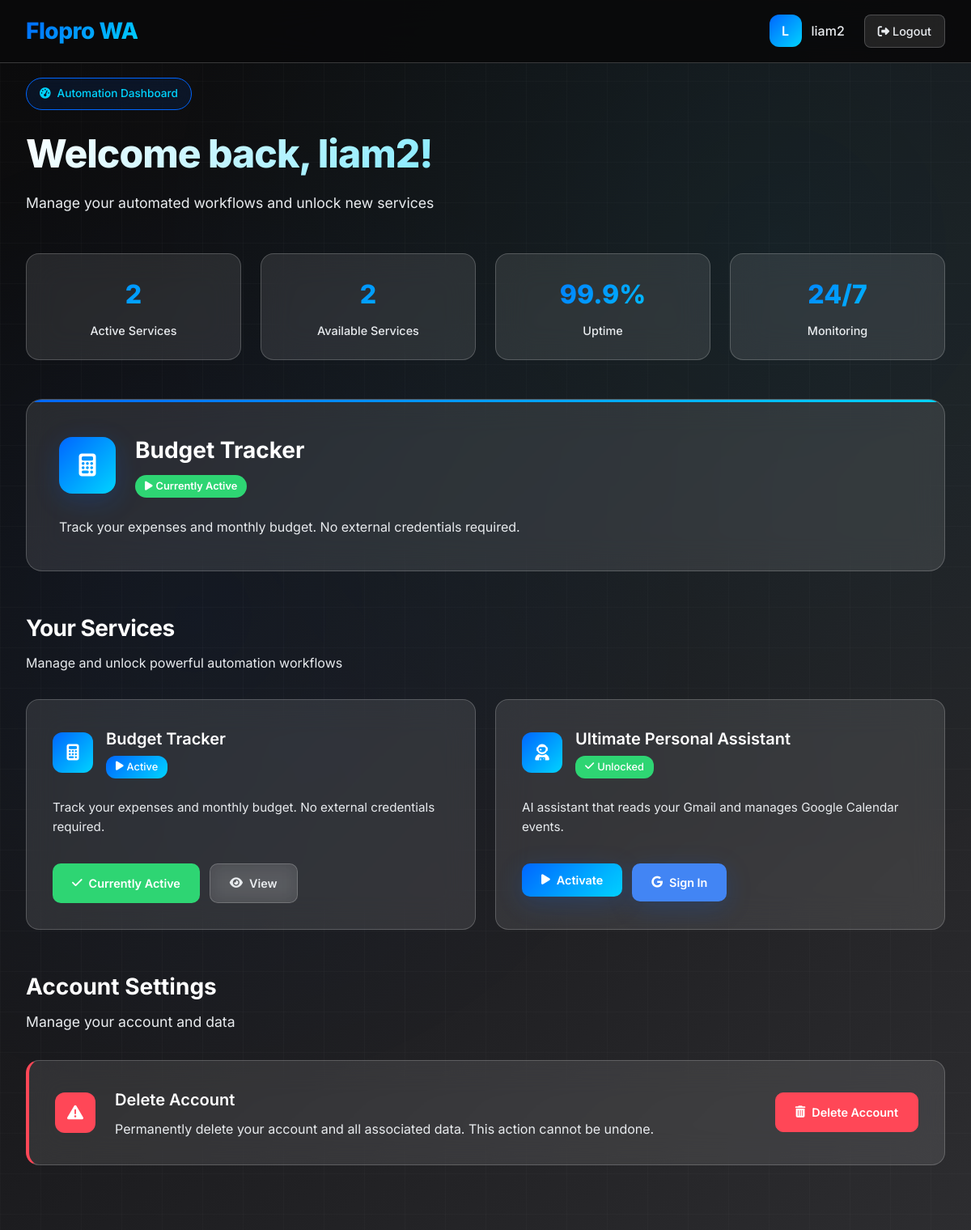
/dashboard/ (signed in), run on an earlier commit of the app's database.
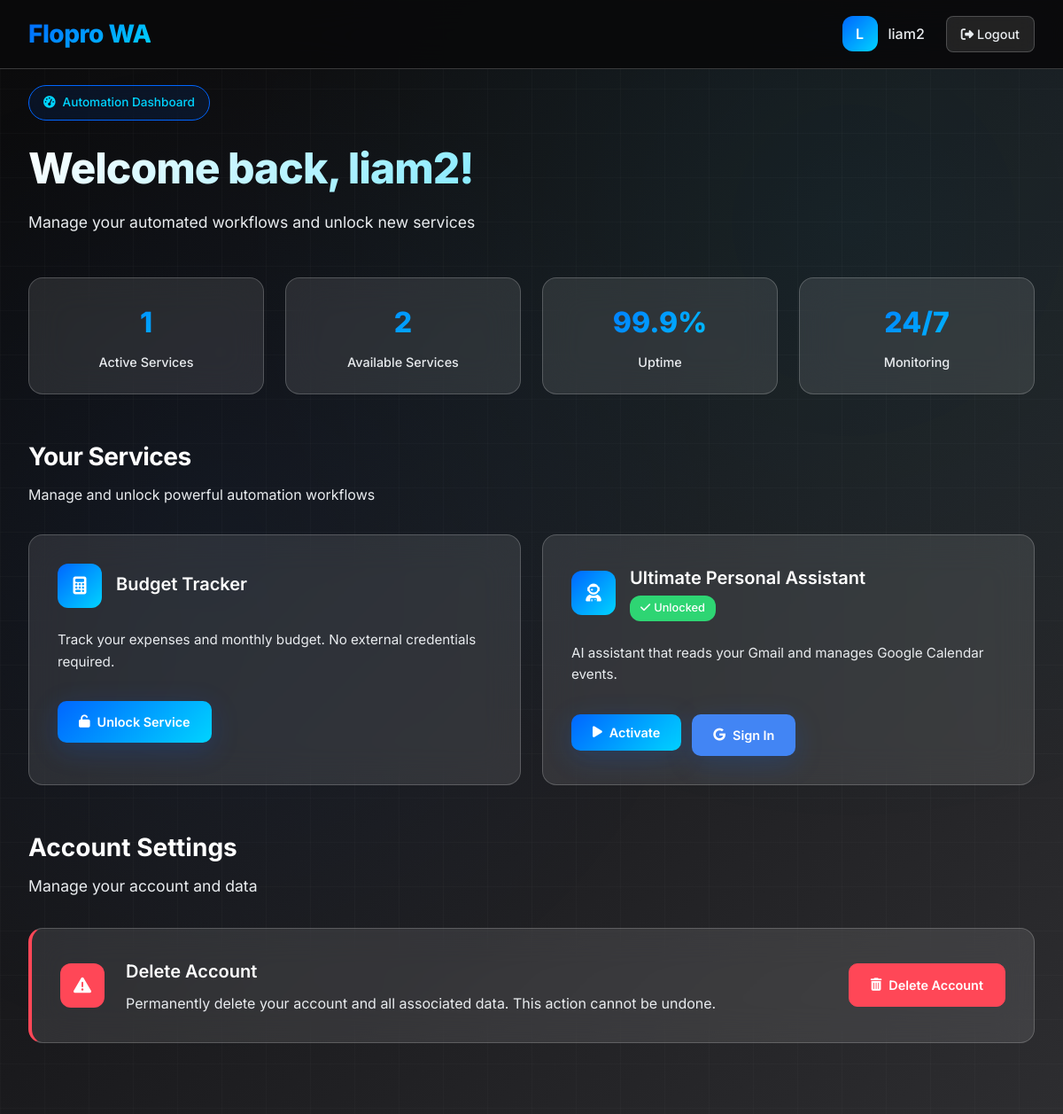
And on a later commit of the database.
### core/models.py (models this page shows, shortened)
class Service(models.Model):
    slug = models.SlugField(max_length=50, unique=True, help_text="Unique identifier for the service")
    name = models.CharField(max_length=100, help_text="Display name of the service")
    description = models.TextField(help_text="Description of what this service does")
    icon = models.CharField(max_length=50, blank=True, help_text="FontAwesome icon class")
    is_active = models.BooleanField(default=True, help_text="Whether this service is available to users")
    created_at = models.DateTimeField(auto_now_add=True)
    updated_at = models.DateTimeField(auto_now=True)
    class Meta:
        ordering = ['name']

class UserWorkflow(models.Model):
    user = models.ForeignKey(User, on_delete=models.CASCADE, related_name='workflows')
    service = models.ForeignKey(Service, on_delete=models.CASCADE, related_name='user_workflows')
    n8n_workflow_id = models.PositiveIntegerField(help_text="n8n workflow ID", null=True, blank=True)
    n8n_credential_id = models.PositiveIntegerField(help_text="n8n credential ID", null=True, blank=True)
    name = models.CharField(max_length=200, help_text="Name of the workflow in n8n")
    active = models.BooleanField(default=False, help_text="Whether this workflow is currently active")
    created_at = models.DateTimeField(auto_now_add=True)
    updated_at = models.DateTimeField(auto_now=True)
    class Meta:
        unique_together = ['user', 'service']
        ordering = ['-created_at']

### core/views.py (the view)
# urls.py: path('dashboard/', views.dashboard, name='dashboard'),
@login_required
def dashboard(request):
    services = Service.objects.filter(is_active=True)
    user_workflows = UserWorkflow.objects.filter(user=request.user).select_related('service')
    active_service = get_active_service(request.user)
    unlocked_service_ids = set(uw.service.id for uw in user_workflows)
    has_google_credentials = GoogleCredential.objects.filter(user=request.user).exists()
    for service in services:
        service.is_unlocked = service.id in unlocked_service_ids
        service.is_active = (active_service and service == active_service)
    context = {
        'services': services,
        'user_workflows': user_workflows,
        'active_service': active_service,
        'unlocked_service_ids': unlocked_service_ids,
        'has_google_credentials': has_google_credentials,
    }
    return render(request, 'core/dashboard.html', context)

### core/provisioning.py (called while the page is built)
def get_active_service(user) -> Optional[Service]:
    try:
        user_workflow = UserWorkflow.objects.get(user=user, active=True)
        return user_workflow.service
    except UserWorkflow.DoesNotExist:
        return None

### core/templates/core/dashboard.html (shortened to what this page needs)
<!DOCTYPE html>
<html lang="en">
<head>
    <link href="https://cdnjs.cloudflare.com/ajax/libs/font-awesome/6.4.0/css/all.min.css" rel="stylesheet">
</head>
<body>
    <div class="grid-background"></div>
    <nav class="navbar">
        <div class="nav-container">
            <div class="logo">Flopro WA</div>
            <div class="nav-actions">
                <div class="user-info">
                    <div class="user-avatar">
                        {{ user.username|first|upper }}
                    </div>
                    <span>{{ user.username }}</span>
                </div>
                <a href="{% url 'core:logout' %}" class="logout-btn">
                    <i class="fas fa-sign-out-alt"></i>
                    Logout
                </a>
            </div>
        </div>
    </nav>
    <div class="dashboard">
        <div class="dashboard-header">
            <div class="welcome-badge">
                <i class="fas fa-tachometer-alt"></i>
                <span>Automation Dashboard</span>
            </div>
            <h1 class="dashboard-title">Welcome back, {{ user.username }}!</h1>
            <p class="dashboard-subtitle">Manage your automated workflows and unlock new services</p>
        </div>
        <div class="stats-grid">
            <div class="stat-card">
                <div class="stat-number">{{ user_workflows|length }}</div>
                <div class="stat-label">Active Services</div>
            </div>
            <div class="stat-card">
                <div class="stat-number">{{ services|length }}</div>
                <div class="stat-label">Available Services</div>
            </div>
            <div class="stat-card">
                <div class="stat-number">99.9%</div>
                <div class="stat-label">Uptime</div>
            </div>
            <div class="stat-card">
                <div class="stat-number">24/7</div>
                <div class="stat-label">Monitoring</div>
            </div>
        </div>
        {% if active_service %}
        <div class="active-service">
            <div class="active-service-header">
                <div class="active-service-icon">
                    <i class="{{ active_service.icon|default:'fas fa-cogs' }}"></i>
                </div>
                <div class="active-service-info">
                    <h2>{{ active_service.name }}</h2>
                    <span class="active-service-status">
                        <i class="fas fa-play"></i>
                        Currently Active
                    </span>
                </div>
            </div>
            <p class="active-service-description">{{ active_service.description }}</p>
        </div>
        {% endif %}
        <div class="services-section">
            <div class="section-header">
                <h2 class="section-title">Your Services</h2>
                <p class="section-subtitle">Manage and unlock powerful automation workflows</p>
            </div>
            {% if services %}
            <div class="services-grid">
                {% for service in services %}
                <div class="service-card">
                    <div class="service-header">
                        <div class="service-icon">
                            <i class="{{ service.icon|default:'fas fa-cogs' }}"></i>
                        </div>
                        <div class="service-info">
                            <h3>{{ service.name }}</h3>
                            {% with user_workflows|dictsort:"service.name" as sorted_workflows %}
                                {% for uw in sorted_workflows %}
                                    {% if uw.service == service %}
                                        {% if service == active_service %}
                                            <span class="service-status status-active">
                                                <i class="fas fa-play"></i>
                                                Active
                                            </span>
                                        {% else %}
                                            <span class="service-status status-unlocked">
                                                <i class="fas fa-check"></i>
                                                Unlocked
                                            </span>
                                        {% endif %}
                                    {% endif %}
                                {% empty %}
                                    <span class="service-status status-locked">
                                        <i class="fas fa-lock"></i>
                                        Locked
                                    </span>
                                {% endfor %}
                            {% endwith %}
                        </div>
                    </div>
                    <p class="service-description">{{ service.description }}</p>
                    <div class="service-actions">
                        {% if service.is_unlocked %}
                            {% if service.is_active %}
                                <span class="btn btn-success">
                                    <i class="fas fa-check"></i>
                                    Currently Active
                                </span>
                                {% if service.slug == 'budget-tracker' %}
                                <a href="{% url 'core:service_overview' service.slug %}" class="btn btn-secondary">
                                    <i class="fas fa-eye"></i>
                                    View
                                </a>
                                {% endif %}
                            {% else %}
                                <form method="post" action="{% url 'core:toggle_service_slug' service.slug %}" style="display: inline;">
                                    <button type="submit" class="btn btn-primary">
                                        <i class="fas fa-play"></i>
                                        Activate
                                    </button>
                                </form>
                                {% if service.slug == 'ultimate-personal-assistant' %}
                                    {% if has_google_credentials %}
                                    <a href="{% url 'core:google_signout' %}" class="btn btn-secondary" style="background: var(--glass-dark); border-color: var(--medium-gray); color: var(--medium-gray);" onclick="return confirm('Are you sure you want to sign out of Google? This will deactivate the Ultimate Personal Assistant service and you\'ll need to sign in again before the service becomes active.')">
                                        <i class="fab fa-google"></i>
                                        Sign Out
                                    </a>
                                    {% else %}
                                    <a href="{% url 'core:service_detail' service.slug %}" class="btn btn-primary" style="background: #4285f4; border-color: #4285f4;">
                                        <i class="fab fa-google"></i>
                                        Sign In
                                    </a>
                                    {% endif %}
                                {% endif %}
                            {% endif %}
                        {% else %}
                            <a href="{% url 'core:service_detail' service.slug %}" class="btn btn-primary">
                                <i class="fas fa-unlock"></i>
                                Unlock Service
                            </a>
                        {% endif %}
                    </div>
                </div>
                {% endfor %}
            </div>
            {% endif %}
        </div>
        <div class="account-settings">
            <div class="account-settings-header">
                <h3 class="account-settings-title">Account Settings</h3>
                <p class="account-settings-subtitle">Manage your account and data</p>
            </div>
            <div class="account-settings-content">
                <div class="settings-card danger-card">
                    <div class="settings-card-icon">
                        <i class="fas fa-exclamation-triangle"></i>
                    </div>
                    <div class="settings-card-content">
                        <h4 class="settings-card-title">Delete Account</h4>
                        <p class="settings-card-description">
                            Permanently delete your account and all associated data. This action cannot be undone.
                        </p>
                    </div>
                    <div class="settings-card-actions">
                        <a href="{% url 'core:delete_account' %}" class="btn btn-danger">
                            <i class="fas fa-trash-alt"></i>
                            Delete Account
                        </a>
                    </div>
                </div>
            </div>
        </div>
    </div>
</body>
</html>

What changed in the data, as far as the page shows it:
removed UserWorkflow: shows "Active", shown under Service "Budget Tracker"
shown differently, row unchanged: Service "Budget Tracker": name "Budget Tracker" → (not shown); description "Track your expenses and monthly budget. No external credentials required." → (not shown); text "Currently Active View" → "Unlock Service"
Also different on the page:
{{ user_workflows|length }}: "2" → "1"
text no longer shown: "Currently Active"
